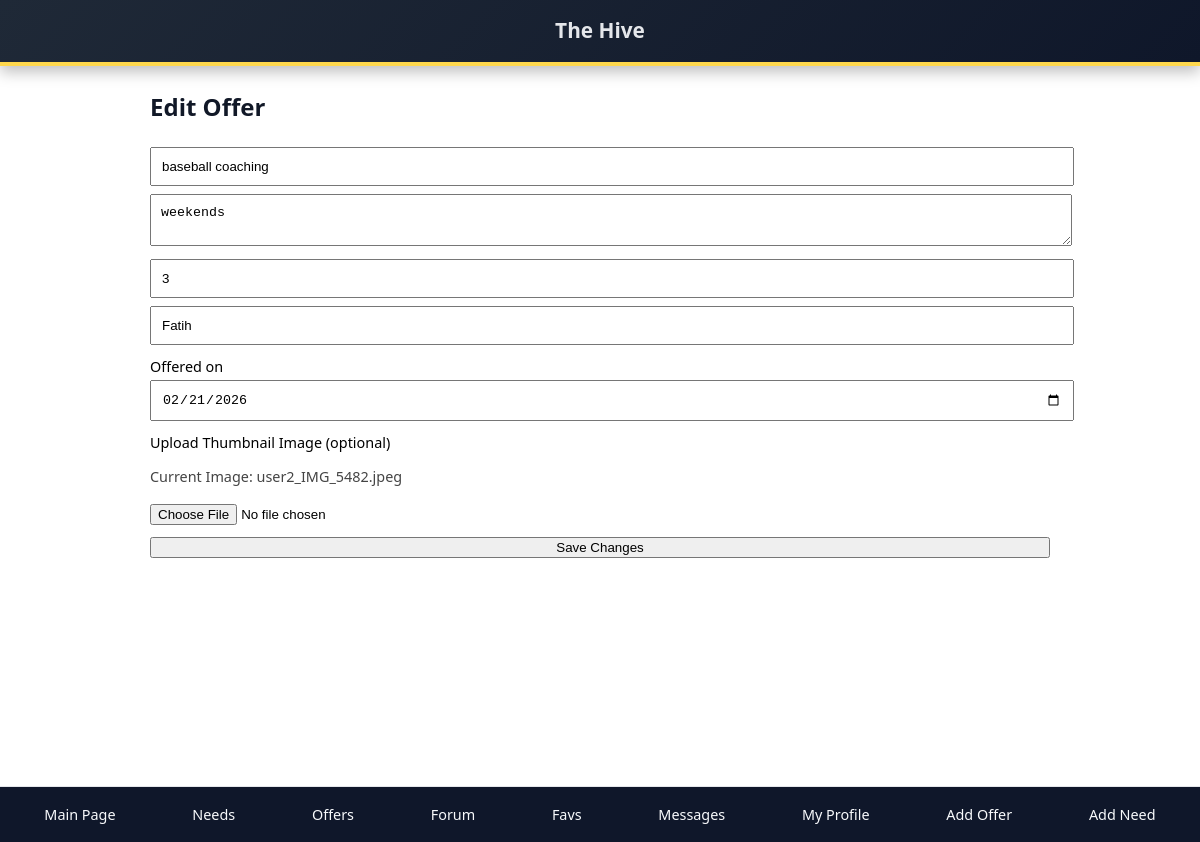
The page /offer/4/edit (signed in) on the database its author committed.
### app.py (models this page shows)
class Offer(db.Model):
    offer_id = db.Column(db.Integer, primary_key=True)
    user_id = db.Column(db.Integer, db.ForeignKey("user.user_id"), nullable=False)
    title = db.Column(db.String(120), nullable=False)
    description = db.Column(db.Text, nullable=False)
    hours = db.Column(db.Integer, nullable=False)
    location = db.Column(db.String(120), nullable=True)
    is_online = db.Column(db.Boolean, default=False)
    image_filename = db.Column(db.String(255), nullable=True)
    is_active = db.Column(db.Boolean, default=True)
    latitude = db.Column(db.Float)
    longitude = db.Column(db.Float)
    posted_at = db.Column(db.DateTime, nullable=False, default=datetime.utcnow)
    offered_on = db.Column(db.Date, nullable=True)

### app.py (the view, shortened to what this page needs)
@app.route("/offer/<int:offer_id>/edit", methods=["GET", "POST"])
def edit_offer(offer_id):
    if "user_id" not in session:
        return redirect("/login")
    offer = Offer.query.get_or_404(offer_id)
    if offer.user_id != session["user_id"]:
        return "You cannot edit someone else's offer."
    completed = Transaction.query.filter_by(
        listing_id=offer_id,
        listing_type="offer",
        status="completed"
    ).first()
    if completed:
        return "This offer has a completed deal and cannot be edited."
    return render_template(
        "add_offer.html",
        offer=offer,
        editing=True,
        today_str=datetime.utcnow().strftime("%Y-%m-%d"),
    )

### app.py (called while the page is built)
@app.before_request
def initialize_database():
    if not getattr(app, "db_initialized", False):
        with app.app_context():
            db.create_all()
            ensure_posted_at_columns()
            ensure_admin_user()
        app.db_initialized = True

@app.before_request
def enforce_ban():
    user_id = session.get("user_id")
    if not user_id:
        return
    user = User.query.get(user_id)
    if user and user.is_banned and request.endpoint not in {"logout", "login"}:
        session.clear()
        return render_template("login.html", error="Your account has been banned."), 403

### templates/add_offer.html (shortened to what this page needs)
{% extends "base.html" %}
{% block content %}
<h2 style="margin-bottom:16px;">
  {{ 'Edit Offer' if editing else 'Create a New Offer' }}
</h2>
<form
    action="{{ url_for('edit_offer', offer_id=offer.offer_id) if editing else url_for('add_offer') }}"
    method="POST"
    enctype="multipart/form-data"
    class="card"
    style="color:black; background:white;"
>
    <input type="text" name="title"
           placeholder="Title (e.g., Math tutoring)"
           value="{{ offer.title if editing else '' }}"
           required
           style="margin-top:8px; width:100%; padding:10px;">
    <textarea name="description"
              placeholder="Describe your offer..."
              required
              style="margin-top:8px; width:100%; padding:10px;">{{ offer.description if editing else '' }}</textarea>
    <input type="number" name="hours"
           placeholder="Hours needed"
           min="1"
           value="{{ offer.hours if editing else '' }}"
           required
           style="margin-top:8px; width:100%; padding:10px;">
    <input type="text" name="location"
           placeholder="Location (City/District, or 'Online')"
           value="{{ offer.location if editing else '' }}"
           required
           style="margin-top:8px; width:100%; padding:10px;">
    <label style="margin-top:12px; display:block; font-size:0.9rem;">
        Offered on
    </label>
    <input type="date"
           name="offered_on"
           value="{{ offer.offered_on.strftime('%Y-%m-%d') if editing and offer.offered_on else today_str }}"
           required
           style="margin-top:4px; width:100%; padding:10px;">
    <label style="margin-top:12px; display:block; font-size:0.9rem;">
        Upload Thumbnail Image (optional)
    </label>
    {% if editing and offer.image_filename %}
      <p style="font-size:0.9rem; color:#444;">
        Current Image: {{ offer.image_filename }}
      </p>
    {% endif %}
    <input type="file" name="image" accept="image/*" style="margin-top:4px;">
    <button class="btn" type="submit" style="margin-top:12px; width:100%;">
        {{ 'Save Changes' if editing else 'Publish Offer' }}
    </button>
</form>
{% endblock %}

### templates/base.html (style rules this page uses)
body { font-family: system-ui, -apple-system, Segoe UI, Roboto, Arial, sans-serif; background:#ffffff; margin:0; padding-bottom:140px; color:#111827; }

### rows shown on the page
Offer: title "baseball coaching", description "weekends", hours "3", location "Fatih", offered_on "02/21/2026", image_filename "user2_IMG_5482.jpeg"

### other values the page prints
{{ 'Edit Offer' if editing else 'Create a New Offer' }} "Edit Offer"
{{ 'Save Changes' if editing else 'Publish Offer' }} "Save Changes"
